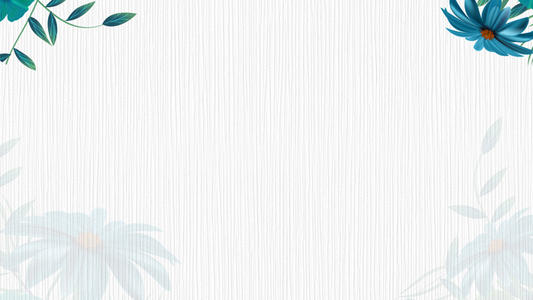
#> input picture Python/case4/images/bg.jpg, 533 x 300 px
$ python app.py
#> lines starting #> are read from the running program, lines starting #| are printed output that depends on the picture; after the words box and inside, x2 and y2 are one past the last pixel; in counts of white or black regions, pixels touching at a corner belong together; pictures that were not available may be replaced by others from this repository, and a replacement may not be noted
#> further down, bg_img is the input picture: shape (300, 533, 3); mean B, G, R 241, 240.3, 236.6
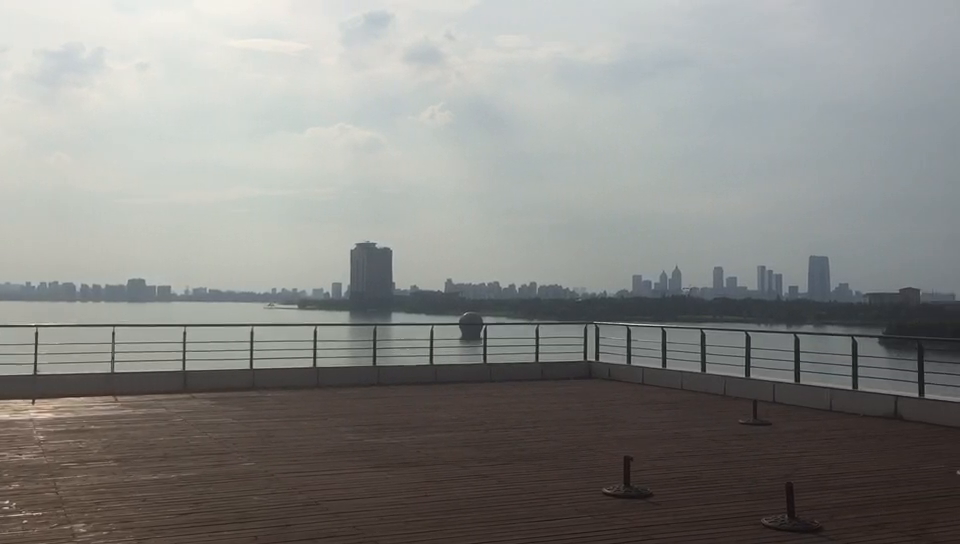
#> input picture frame 46 of Python/case4/videos/bg.mp4, 960 x 544 px, given in place of fg.mp4, which was not available
#> further down, fg_frame is the input picture: shape (544, 960, 3); mean B, G, R 133, 135.9, 136
'''
Author       : Bingqiang Zhou
Date         : 2021-09-10 17:00:07
LastEditors  : Bingqiang Zhou
LastEditTime : 2021-09-10 18:00:07
Description  : 案例四 - 绿幕抠图
    算法基本思想说明：
        1. 将输入图像转换为HSV色彩空间，inRange实现mask的提取
        2. 通过一些简单的图像处理比如形态学开闭操作得到完整的mask区域
        3. 运用高斯模糊生成权重系数
        4. 对绿幕图像与背景图像重新融合生成一个新输出图像，完成抠图
'''

import cv2 as cv
import numpy as np

# 在绿幕中提取前景对象带有权重的mask
def extract_fg_weight_mask_from_green_bg(image):
    # 将图像转到hsv空间
    hsv = cv.cvtColor(image, cv.COLOR_BGR2HSV)
#> hsv: shape (544, 960, 3); mean H, S, V 52.7, 26.7, 140.1

    # 获取到前景mask
    bg_mask = cv.inRange(hsv, (35, 43, 46), (155, 255, 255))
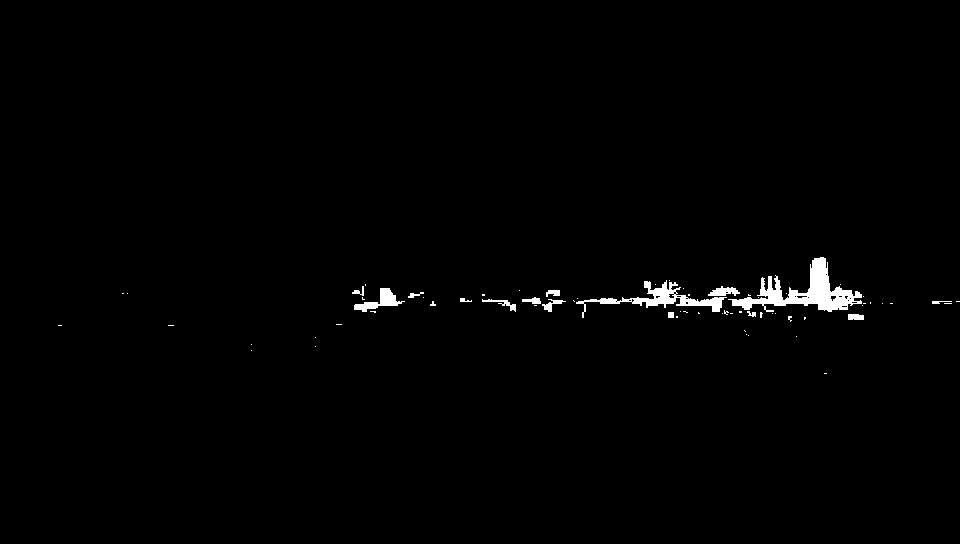
#> bg_mask: shape (544, 960); 1% white; 68 white regions (53 under 20 px), largest, box (x1, y1, x2, y2) and area: (728, 257, 862, 312) 2452, (576, 280, 727, 318) 1247, (354, 288, 405, 312) 451
    fg_mask = 255 -bg_mask

    # 腐蚀前景mask
    kernel = cv.getStructuringElement(cv.MORPH_RECT, (3, 3))
    fg_mask = cv.morphologyEx(fg_mask, cv.MORPH_ERODE, kernel)
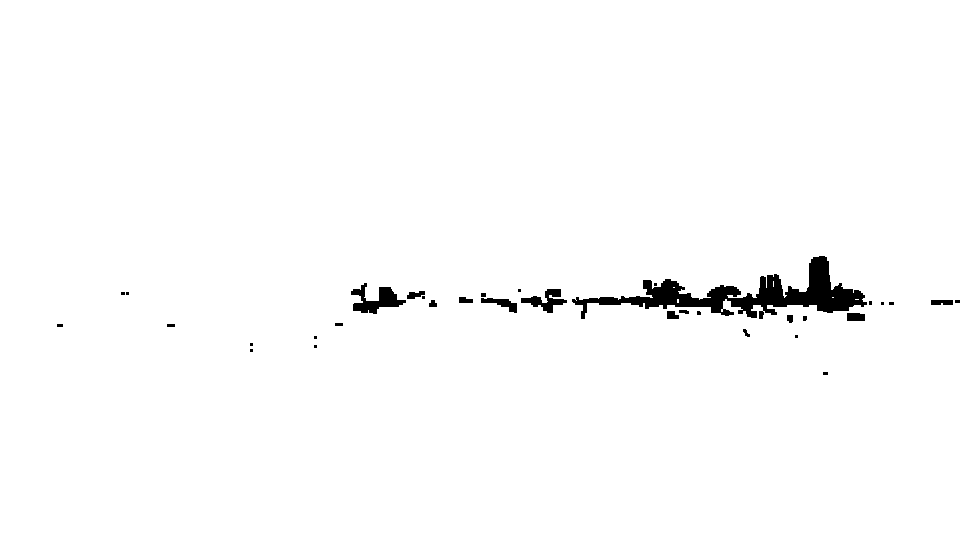
#> fg_mask: shape (544, 960); 98.5% white; 34 black regions (18 under 20 px), largest, box (x1, y1, x2, y2) and area: (572, 256, 867, 319) 5617, (351, 283, 406, 314) 772, (521, 289, 567, 313) 471

    # 对腐蚀的前景mask，进行高斯模糊，并归一化，得到带有权重mask
    fg_wright_mask = cv.GaussianBlur(fg_mask, (3, 3), 0, 0) / 255.0
    return np.expand_dims(fg_wright_mask, axis=-1) # (h, w) -> (h, w, 1), 为后续前背景融合，满足广播机制做准备

# 前背景融合
def blend(fg, bg, fg_weight_mask=0.5):
    h, w = fg.shape[:2]
#> h = 544; w = 960
    bg = cv.resize(bg, (w, h))
    blend_img = (fg*fg_weight_mask + bg*(1-fg_weight_mask)).astype(np.uint8)
    return blend_img

# 读取前背景视频
fg_cap = cv.VideoCapture("./videos/fg.mp4")
bg_cap = cv.VideoCapture("./videos/bg.mp4")

# 读取用作背景的图片
bg_img = cv.imread("./images/bg.jpg")

while True:

    # 读取前景视频帧
    ret, fg_frame = fg_cap.read()
    if ret is False:
        break

    # 在绿幕中提取前景对象带有权重的mask
    fg_weight_mask = extract_fg_weight_mask_from_green_bg(fg_frame)

    # 读取背景视频帧，如何背景视频比前景视频帧提前结束，则使用最后一帧作为背景
    ret, bg_frame = bg_cap.read()
    if ret is False:
        bg_frame = last_bg_frame
    else:
        last_bg_frame = bg_frame

    cv.imshow("origional", fg_frame) # 源视频
    cv.imshow("blend with image", blend(fg_frame, bg_img, fg_weight_mask)) # 与背景图像融合的视频
    cv.imshow("blend with video", blend(fg_frame, bg_frame, fg_weight_mask)) # 与背景视频帧融合的视频

    k = cv.waitKey(50)
#> (key Esc is pressed here)
    if k == 27:
        break

cv.destroyAllWindows()
